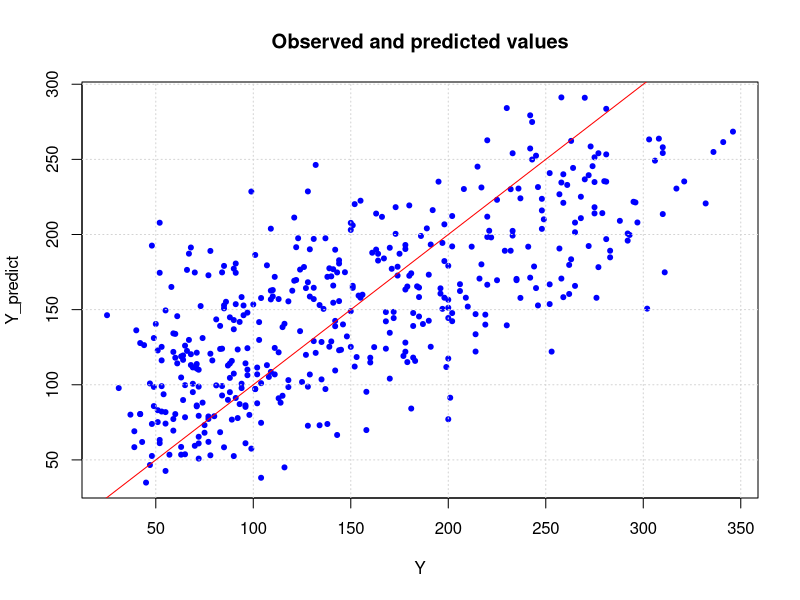
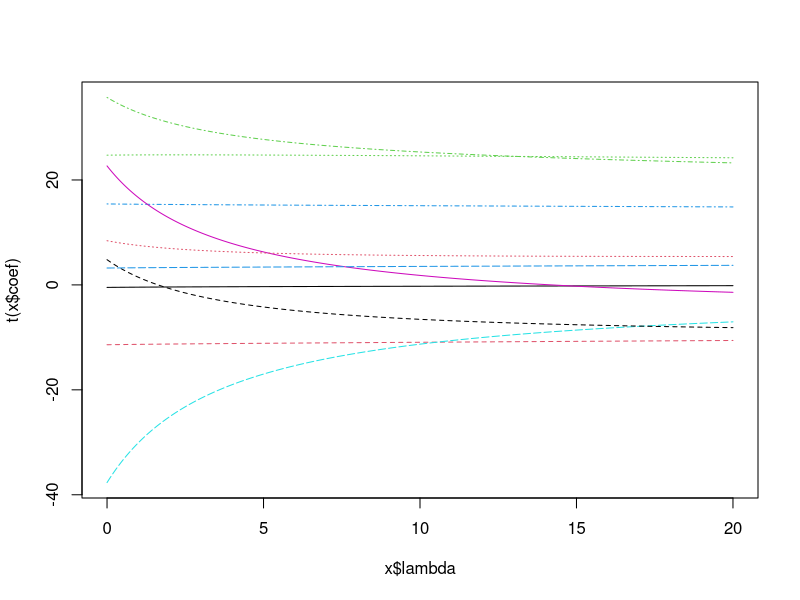
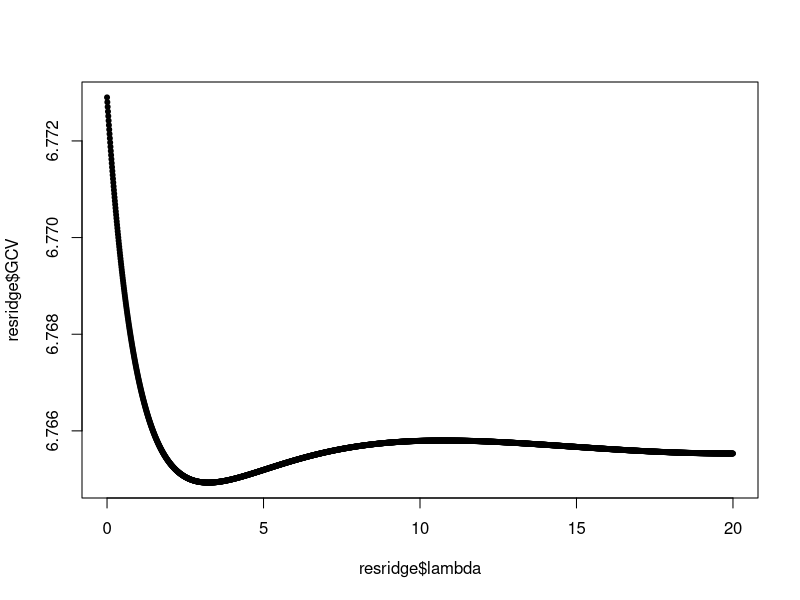

Write the R code that produced these figures, in order. (Note: this script raises an error after producing the figures.)
## ---- chunk 1
rm(list=ls()); graphics.off()
## ---- chunk 2
tab <- read.table("diabetes.txt", header=TRUE, sep="\t")
X <- tab[, 1:10]
Y <- tab[, 11]
head(tab)
## ---- chunk 3
reg <- lm(Y~., data=tab)
summary(reg)
## ---- chunk 4
Y_predict <- predict(reg, tab)

plot(Y, Y_predict, col="blue", pch=20, 
     main="Observed and predicted values")
grid()
abline(a=0, b=1, col="red")
## ---- chunk 5
regforward <- step(lm(Y~1, data=tab), list(upper=reg), direction="forward")
## ---- chunk 6
summary(regforward)
## ---- chunk 7
library(MASS)
resridge <- lm.ridge(Y~., data=tab, lambda=seq(0,20,0.01))
## ---- chunk 8
plot(resridge)
## ---- chunk 9
plot(resridge$lambda, resridge$GCV, pch=20)
best_ridge_lambda <- as.numeric(names(which.min(resridge$GCV)))
print(paste("Best lambda:", best_ridge_lambda))
## ---- chunk 10
best_resridge <- lm.ridge(Y~., data=tab, lambda=best_ridge_lambda)
## ---- chunk 11
best_resridge$coef
## ---- chunk 12
best_coefridge <- coef(best_resridge)
## ---- chunk 13
Yridge <- as.matrix(X)%*%as.vector(best_coefridge)
mean((Y - Yridge)^2)
## ---- chunk 14

## ---- chunk 15

## ---- chunk 16
library(glmnet)

# ??????????????????? X matrix ???????????????????????
cv_lasso <- cv.glmnet(X, Y, alpha=1)    # 10 folds default
plot(cv_lasso)

best_lasso_lambda <- cv_lasso$lambda.min
print(paste("Best lambda:", best_lasso_lambda))
## ---- chunk 17

# ??????????????????? X matrix ???????????????????????
best_reslasso <- glmnet(X, Y, alpha=1, lambda=best_lasso_lambda)
## ---- chunk 18
coef(best_reslasso)
